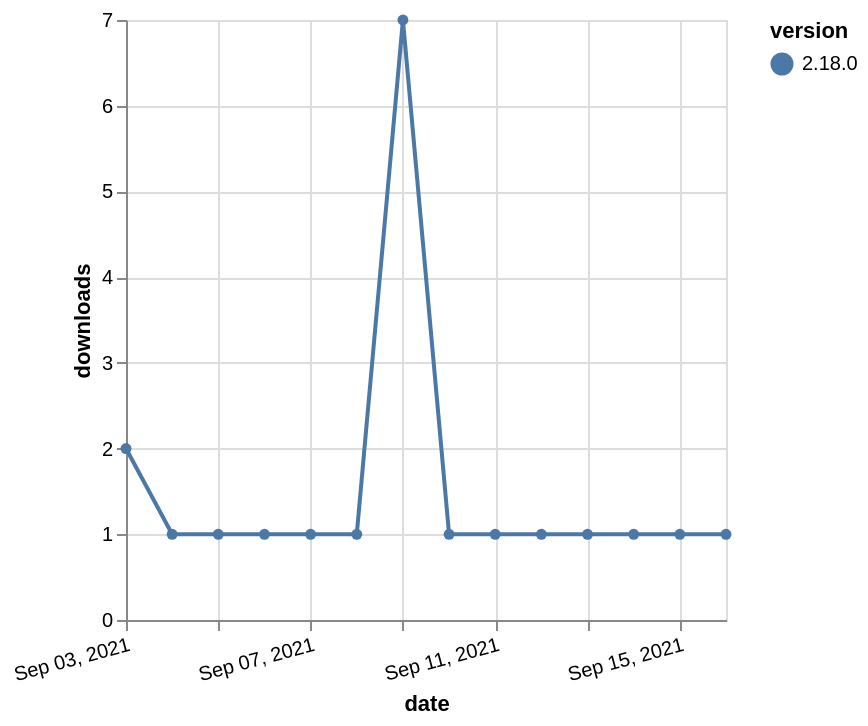

The specification (Vega-Lite) saved for this image:
### Vega-Lite specification from a JSON file in a GitHub repository (floating-point values rounded to 4 significant figures)
{"$schema": "https://vega.github.io/schema/vega-lite/v5.json", "description": "A simple bar chart with embedded data.", "data": {"values": [{"date": "2021-09-03", "total": 512, "delta": 2, "version": "2.18.0"}, {"date": "2021-09-04", "total": 513, "delta": 1, "version": "2.18.0"}, {"date": "2021-09-05", "total": 514, "delta": 1, "version": "2.18.0"}, {"date": "2021-09-06", "total": 515, "delta": 1, "version": "2.18.0"}, {"date": "2021-09-07", "total": 516, "delta": 1, "version": "2.18.0"}, {"date": "2021-09-08", "total": 517, "delta": 1, "version": "2.18.0"}, {"date": "2021-09-09", "total": 524, "delta": 7, "version": "2.18.0"}, {"date": "2021-09-10", "total": 525, "delta": 1, "version": "2.18.0"}, {"date": "2021-09-11", "total": 526, "delta": 1, "version": "2.18.0"}, {"date": "2021-09-12", "total": 527, "delta": 1, "version": "2.18.0"}, {"date": "2021-09-13", "total": 528, "delta": 1, "version": "2.18.0"}, {"date": "2021-09-14", "total": 529, "delta": 1, "version": "2.18.0"}, {"date": "2021-09-15", "total": 530, "delta": 1, "version": "2.18.0"}, {"date": "2021-09-16", "total": 531, "delta": 1, "version": "2.18.0"}]}, "width": "container", "mark": {"type": "line", "point": {"filled": true}}, "encoding": {"x": {"field": "date", "type": "temporal", "timeUnit": "yearmonthdate", "title": "date", "axis": {"labelAngle": -15}}, "y": {"field": "delta", "type": "quantitative", "title": "downloads"}, "color": {"field": "version", "type": "nominal"}, "tooltip": {"field": "delta"}}}
